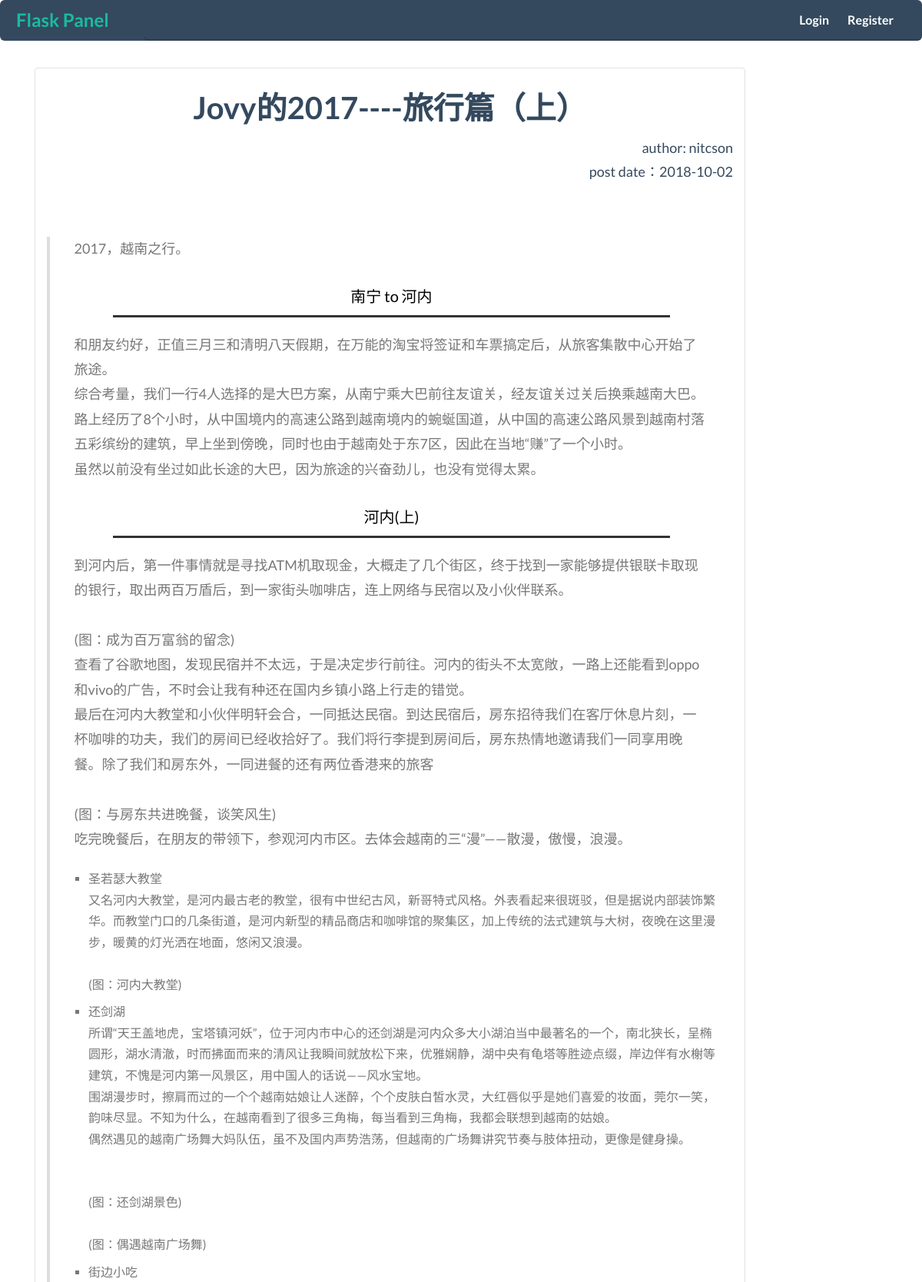
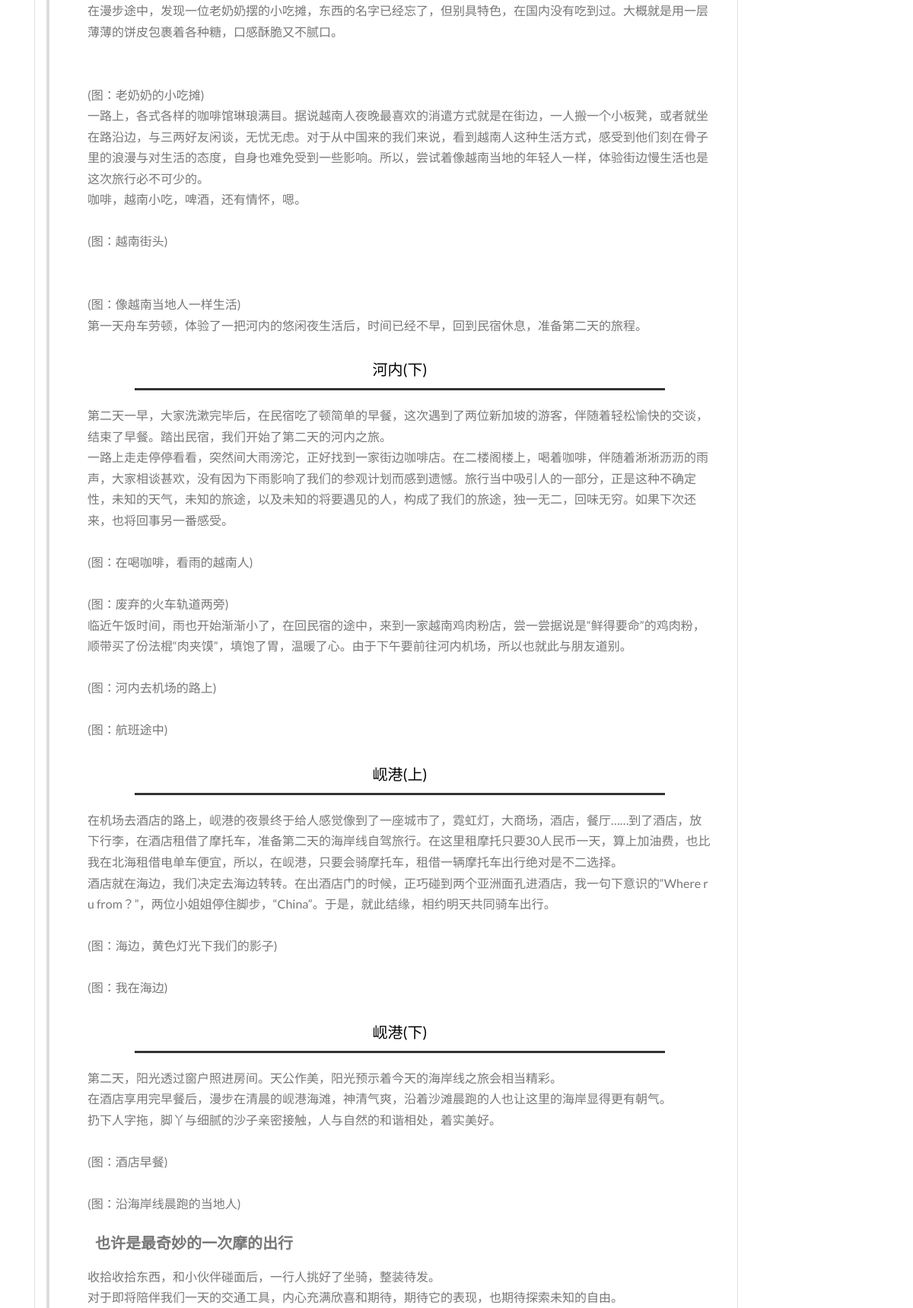
The app's page /post/4 (upper part) with its own data (2 pictures, top to bottom).
### flaskpanel/models.py (models this page shows, shortened)
class Post(db.Model):
    id = db.Column(db.Integer, primary_key=True)
    title = db.Column(db.String(50), nullable=False)
    content = db.Column(db.Text(), nullable=False)
    date_post = db.Column(db.DateTime, nullable=False, default=datetime.utcnow())
    user_id = db.Column(db.Integer, db.ForeignKey('user.id'), nullable=False)

class User(db.Model, UserMixin):
    id = db.Column(db.Integer, primary_key=True)
    username = db.Column(db.String(20), unique=True, nullable=False)
    email = db.Column(db.String(50), unique=True, nullable=False)
    password = db.Column(db.String(100), nullable=False)
    date_registered = db.Column(db.DateTime, nullable=False, default=datetime.utcnow)
    posts = db.relationship('Post', backref='owner', lazy='dynamic')

### flaskpanel/routes.py (the view)
@app.route('/post/<int:post_id>')
def post(post_id):
    post = Post.query.get_or_404(post_id)
    return render_template('post.html', post=post)

### flaskpanel/templates/post.html (shortened to what this page needs)
{% extends 'layout.html' %}
{% block content %}
  <div class="col-md-10 border rounded center-block col-md-8 mb-1 mt-1">
    <article>
      <h3 class="text-center">{{ post.title }}</h3>
      <p class="text-right mb-0">author: {{ post.owner.username }}</p>
      <p class="text-right">post date：{{ post.date_post.date() }}</p><br>
      {{ post.content |safe }}
    </article>
  </div>
{% endblock %}

### records on screen
Post: title "Jovy的2017----旅行篇（上）", date_post "2018-10-02", content "2017，越南之行。 南宁 to 河内 和朋友约好，正值三月三和清明八天假期，在万能的淘宝将签证和车票搞定后，从旅客集散中心开始了旅途。 综合考量，我们一行4人选择的是大巴方案，从南宁乘大巴前往友谊关，经友谊关过关后换乘越南大巴。路上经历了8个小时，从中国境内的高速公路到越南境内的蜿蜒国道，从中国的高速公路风景到越南村落五彩缤纷的建筑，早上坐到傍晚，同时也由于越南处于东7区，因此在当地“赚”了一个小时。 虽然以前没有坐过如此长途的大巴，因为旅途的兴奋劲儿，也没有觉得太累。 河内(上) 到河内后，第一件事情就是寻找ATM机取现金，大概走了几个街区，终于找到一家能够提供银联卡取现的银行，取出两百万盾后，到一家街头咖啡店，连上网络与民宿以及小伙伴联系。 (图：成为百万富翁的留念) 查看了谷歌地图，发现民宿并不太远，于是决定步行前往。河内的街头不太宽敞，一路上还能看到oppo和vivo的广告，不时会让我有种还在国内乡镇小路上行走的错觉。 最后在河内大教堂和小伙伴明轩会合，一同抵达民宿。到达民宿后，房东招待我们在客厅休息片刻，一杯咖啡的功夫，我们的房间已经收拾好了。我们将行李提到房间后，房东热情地邀请我们一同享用晚餐。除了我们和房东外，一同进餐的还有两位香港来的旅客 (图：与房东共进晚餐，谈笑风生) 吃完晚餐后，在朋友的带领下，参观河内市区。去体会越南的三“漫”——散漫，傲慢，浪漫。 圣若瑟大教堂…"
User: owner.username "nitcson"
